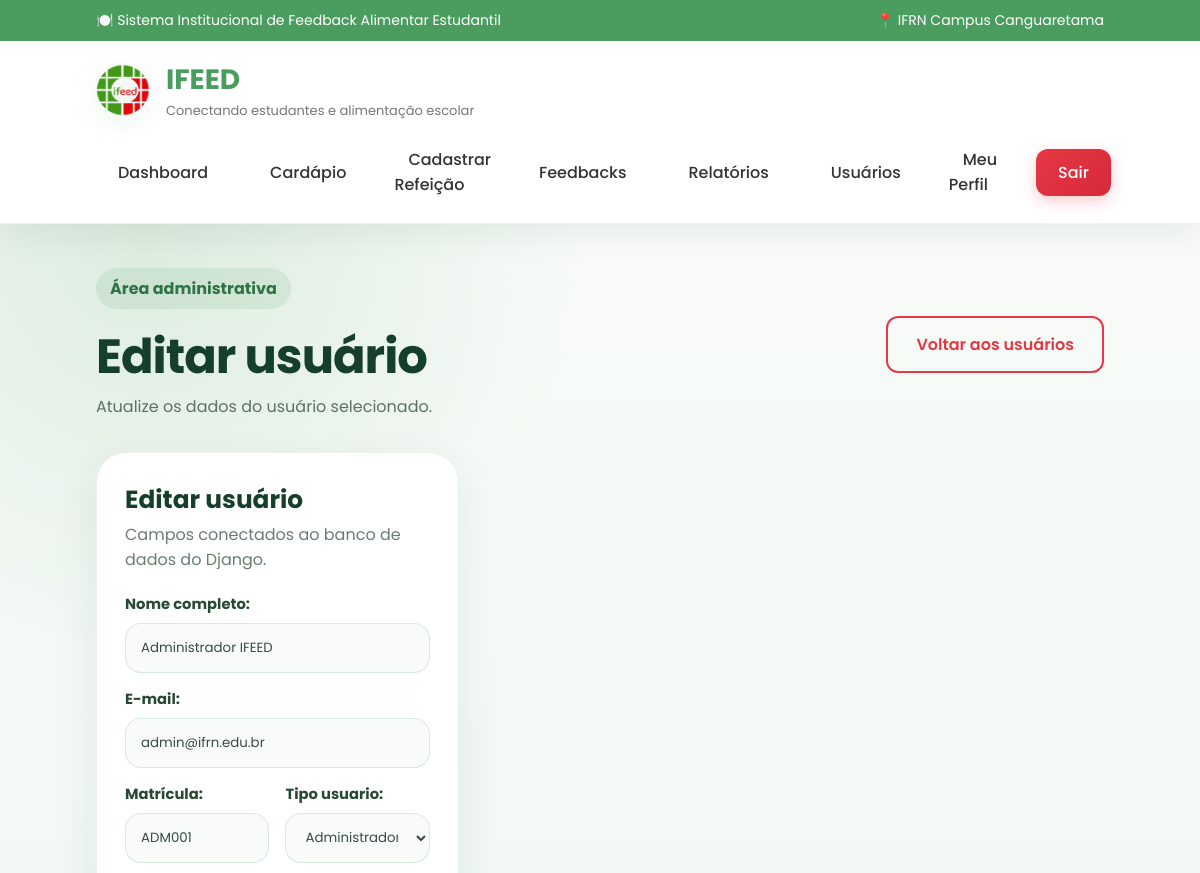
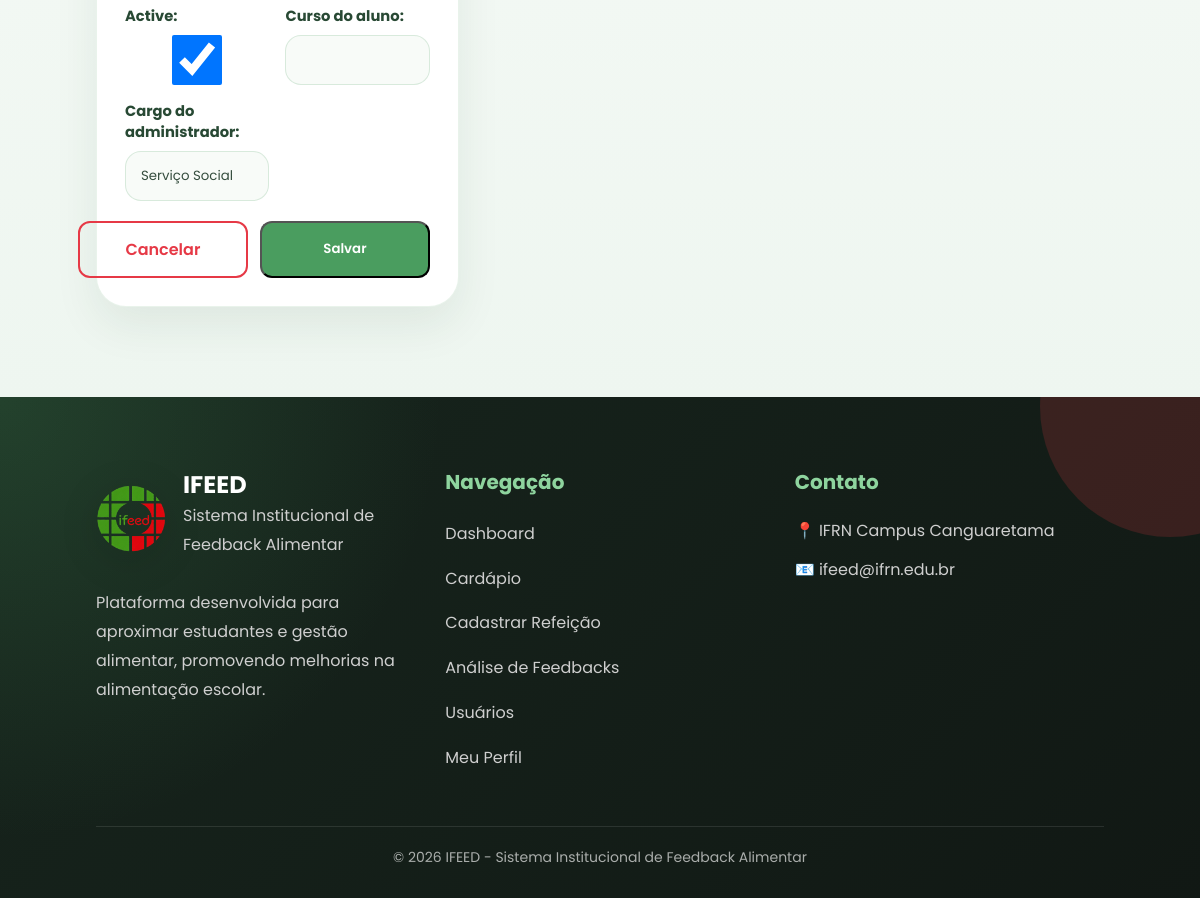
Screenshot of /usuarios/1/editar/ (signed in) with the database file from the repository (2 pictures, top to bottom).
### apps/usuarios/models.py (models this page shows, shortened)
class Usuario(AbstractUser):
    class TipoUsuario(models.TextChoices):
        ALUNO = 'ALUNO', 'Aluno'
        ADMIN = 'ADMIN', 'Administrador'
    username = None
    nome = models.CharField('nome completo', max_length=100)
    email = models.EmailField('e-mail', unique=True)
    matricula = models.CharField('matrícula', max_length=30, unique=True, null=True, blank=True)
    tipo_usuario = models.CharField(max_length=10, choices=TipoUsuario.choices, default=TipoUsuario.ALUNO)
    criado_em = models.DateTimeField(auto_now_add=True)
    atualizado_em = models.DateTimeField(auto_now=True)
    USERNAME_FIELD = 'email'
    REQUIRED_FIELDS = ['nome']
    objects = UsuarioManager()
    class Meta:
        db_table = 'usuario'
        verbose_name = 'usuário'
        verbose_name_plural = 'usuários'

class Administrador(models.Model):
    usuario = models.OneToOneField(Usuario, on_delete=models.CASCADE, related_name='administrador')
    cargo = models.CharField(max_length=100, blank=True, default='Administrador')
    class Meta:
        db_table = 'administrador'
        verbose_name = 'administrador'
        verbose_name_plural = 'administradores'

### apps/usuarios/decorators.py (the view)
    @login_required
    def wrapper(request, *args, **kwargs):
        if getattr(request.user, 'tipo_usuario', None) != 'ADMIN':
            messages.error(request, 'Acesso permitido apenas para administradores.')
            return redirect('dashboard')
        return view_func(request, *args, **kwargs)

### apps/usuarios/forms.py (shortened to what this page needs)
class UsuarioUpdateForm(forms.ModelForm):
    curso = forms.CharField(max_length=100, required=False, label='Curso do aluno')
    cargo = forms.CharField(max_length=100, required=False, label='Cargo do administrador')
    class Meta:
        model = Usuario
        fields = ['nome', 'email', 'matricula', 'tipo_usuario', 'is_active', 'curso', 'cargo']

### templates/usuarios_form.html (shortened to what this page needs)
{% extends 'base.html' %}
{% load static %}
{% block extra_css %}<link rel="stylesheet" href="{% static 'estilos/usuarios.css' %}">{% endblock %}
{% block content %}
<main class="users-page">
    <section class="users-hero">
        <div>
            <span class="users-tag">Área administrativa</span>
            <h1>{{ titulo }}</h1>
            <p>Atualize os dados do usuário selecionado.</p>
        </div>
        <a href="{% url 'usuarios:listar' %}" class="btn-secondary">Voltar aos usuários</a>
    </section>
    <section class="users-layout">
        <aside class="user-form-card" style="position:static;">
            <div class="form-card-header">
                <h2>{{ titulo }}</h2>
                <p>Campos conectados ao banco de dados do Django.</p>
            </div>
            <form method="post">
                <div class="form-grid">
                    {% for field in form %}
                        <div class="form-group {% if field.name == 'nome' or field.name == 'email' %}full{% endif %}">
                            {{ field.label_tag }}
                            {{ field }}
                        </div>
                    {% endfor %}
                </div>
                <div class="user-form-actions">
                    <a href="{% url 'usuarios:listar' %}" class="btn-secondary">Cancelar</a>
                    <button type="submit" class="btn-primary">Salvar</button>
                </div>
            </form>
        </aside>
    </section>
</main>
{% endblock %}

### static/estilos/index.css (style rules this page uses)
* { margin: 0; padding: 0; box-sizing: border-box; font-family: 'Poppins', sans-serif; }
body { background-color: #f5f5f5; color: #333; }
.btn-primary, .btn-secondary { text-decoration: none; padding: 14px 28px; border-radius: 12px; font-weight: 600; transition: 0.3s; min-width: 170px; text-align: center; }
.btn-primary { background: #4A9D5F; color: white; }
.btn-secondary { border: 2px solid #E63946; color: #E63946; }

### static/estilos/usuarios.css (style rules this page uses)
.users-page { min-height: 100vh; background: radial-gradient(circle at 12% 0%, rgba(74, 157, 95, .16), transparent 30%), linear-gradient(180deg, #f8fbf8, #eef6f0); padding: 44px 8% 90px; }
.users-hero { display: flex; align-items: center; justify-content: space-between; gap: 24px; margin-bottom: 30px; }
.users-tag { display: inline-block; padding: 8px 14px; background: rgba(74, 157, 95, .12); color: #2e7445; border-radius: 999px; font-weight: 700; margin-bottom: 12px; }
.users-hero h1 { color: #163f2b; font-size: clamp(2rem, 4vw, 3.2rem); letter-spacing: -1px; }
.users-hero p { color: #5d7165; line-height: 1.8; max-width: 760px; }
.users-layout { display: grid; grid-template-columns: minmax(320px, .85fr) minmax(0, 1.45fr); gap: 26px; align-items: start; }
.user-form-card, .users-list-card { background: #fff; border-radius: 30px; padding: 28px; border: 1px solid rgba(74, 157, 95, .12); box-shadow: 0 18px 45px rgba(23, 67, 42, .08); }
.user-form-card { position: sticky; top: 24px; }
.form-card-header, .list-header { margin-bottom: 22px; }
.form-card-header h2, .list-header h2 { color: #163f2b; font-size: 1.55rem; }
.form-card-header p, .list-header p { color: #6a7d70; margin-top: 4px; }
.form-grid { display: grid; grid-template-columns: repeat(2, minmax(0, 1fr)); gap: 16px; }
.form-group.full { grid-column: 1 / -1; }
.form-group { display: flex; flex-direction: column; gap: 8px; }
.form-group label { color: #284934; font-weight: 700; font-size: .92rem; }
.form-group input, .form-group select, .users-search input { width: 100%; min-height: 50px; border-radius: 16px; border: 1px solid rgba(74, 157, 95, .18); background: #f8fbf8; padding: 13px 15px; outline: none; color: #354d3e; font-family: 'Poppins', sans-serif; transition: .25s ease; }
.user-form-actions { display: flex; justify-content: flex-end; gap: 12px; margin-top: 20px; }

### rows the page displays
Usuario: form "Administrador IFEED" "admin@ifrn.edu.br" "ADM001" "Administrador" "☑"
Administrador: form "Serviço Social"

### other values shown
{{ titulo }} "Editar usuário"
{{ field.label_tag }} "Nome completo:" "E-mail:" "Matrícula:" "Tipo usuario:" "Active:" "Curso do aluno:" "Cargo do administrador:"
